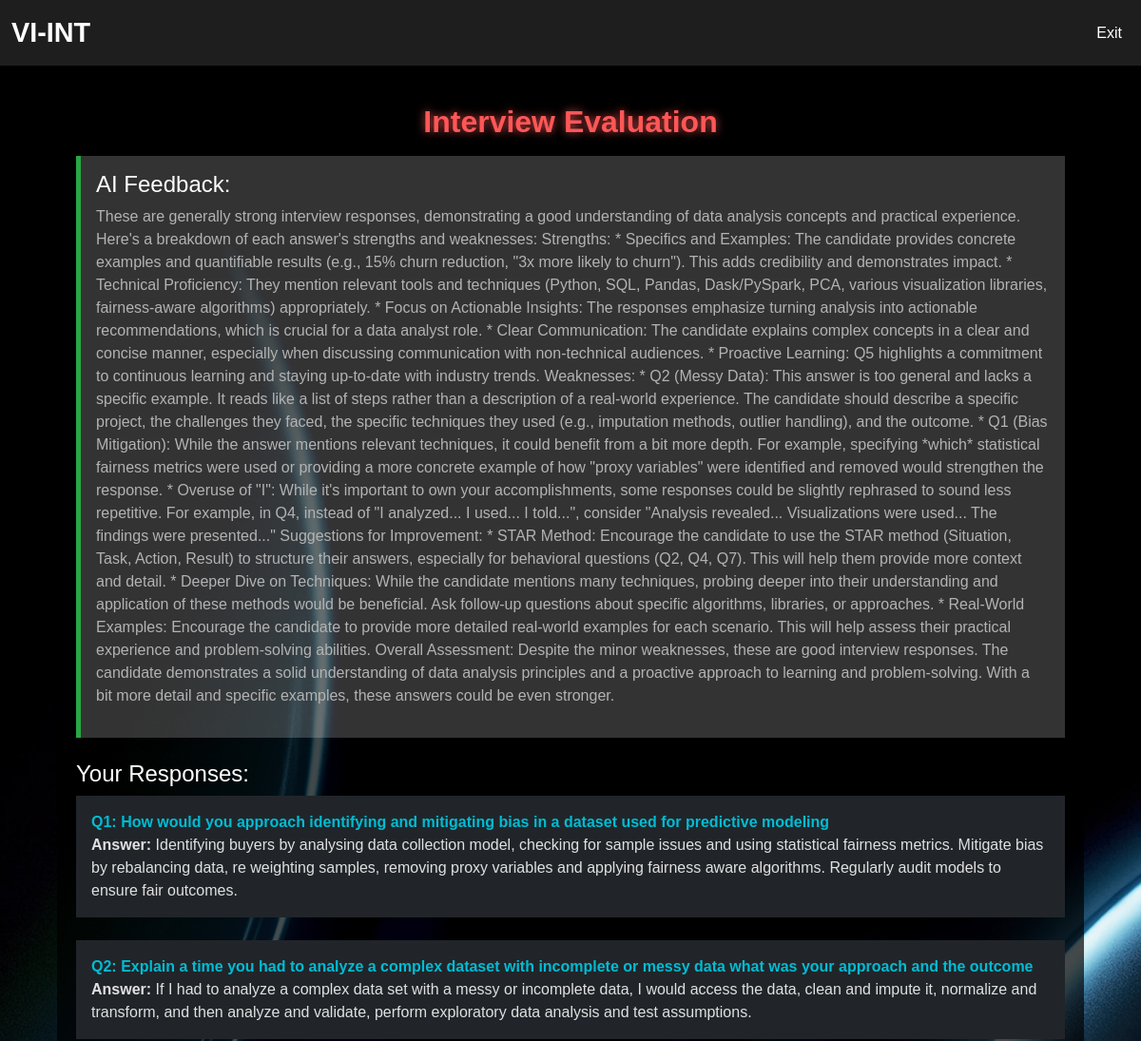
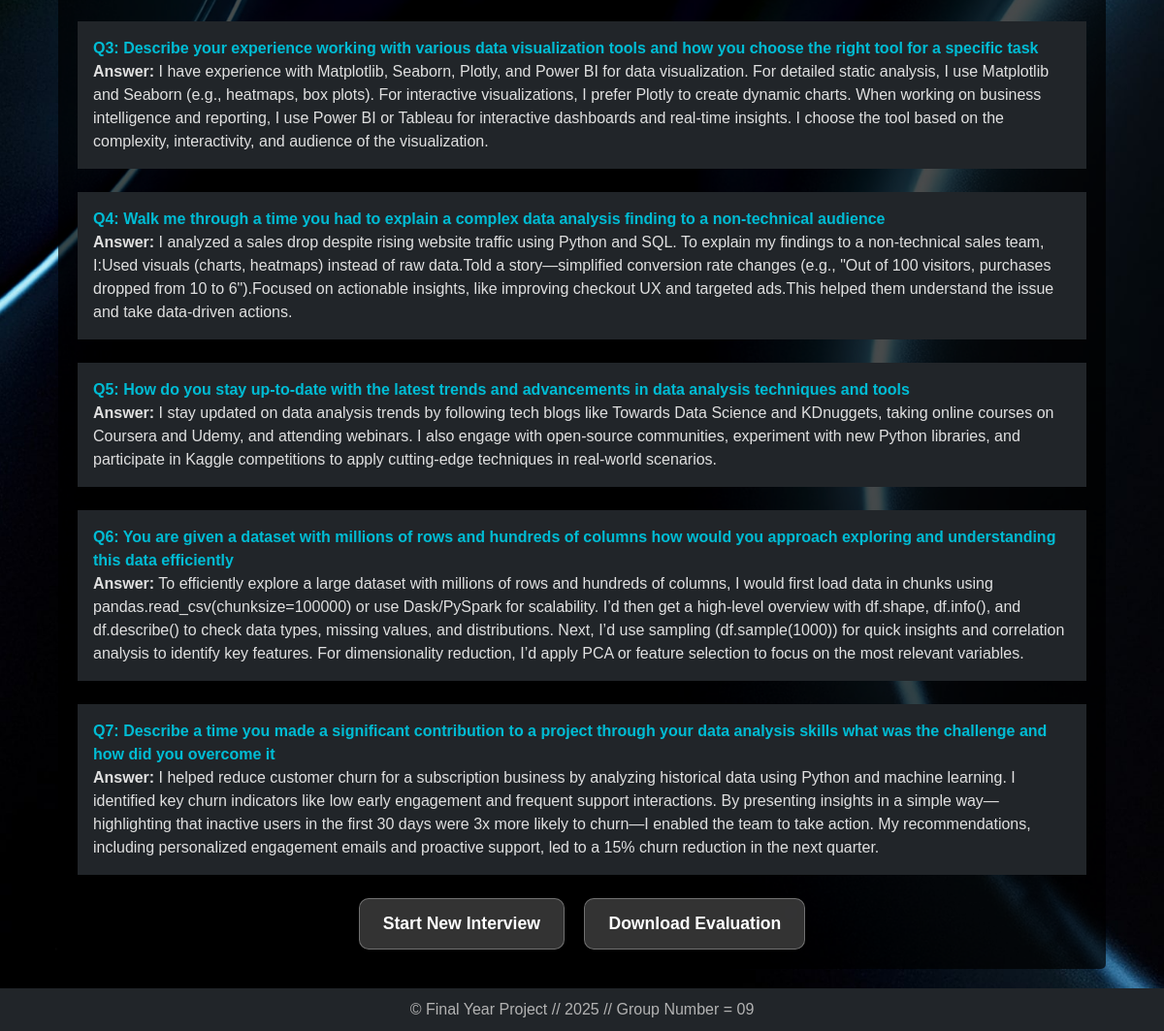
Page /interview/evaluate/55/ (signed in) on the committed database (2 pictures, top to bottom).
### interview/models.py (models this page shows, shortened)
class InterviewSession(models.Model):
    user = models.ForeignKey(User, on_delete=models.CASCADE, related_name="interview_sessions")
    job_profile = models.CharField(max_length=255)
    difficulty = models.CharField(max_length=50, default="Easy")
    created_at = models.DateTimeField(auto_now_add=True)
    evaluated = models.BooleanField(default=False)
    evaluation_feedback = models.TextField(blank=True, null=True)

class InterviewResponse(models.Model):
    session = models.ForeignKey(InterviewSession, on_delete=models.CASCADE, related_name="responses")
    question_number = models.IntegerField()
    question_text = models.TextField()
    answer_text = models.TextField(blank=True, null=True)
    audio_response = models.FileField(upload_to="audio_responses/", blank=True, null=True)

### interview/views.py (the view, shortened to what this page needs)
# urls.py: path('evaluate/<int:session_id>/', evaluate_interview, name='evaluate_interview'),
@login_required
def evaluate_interview(request, session_id):
    session_obj = get_object_or_404(InterviewSession, pk=session_id)
    responses = session_obj.responses.order_by("question_number")
    context = {
        "feedback": session_obj.evaluation_feedback,
        "responses": responses,
    }
    return render(request, "evaluation.html", context)

### templates/evaluation.html (shortened to what this page needs)
{% extends "evaluation_base.html" %}
{% block content %}
    <h2 class="mb-3">Interview Evaluation</h2>
    <div class="feedback p-3">
        <h4 class="mb-2">AI Feedback:</h4>
        <p>{{ feedback }}</p>
    </div>
    <h4 class="mt-4">Your Responses:</h4>
    <ul class="list-unstyled">
        {% for response in responses %}
            <li class="mb-4 p-3 bg-dark text-white">
                <div class="question"><strong>Q{{ response.question_number }}:</strong> {{ response.question_text }}</div>
                <div class="answer"><strong>Answer:</strong> {{ response.answer_text }}</div>
            </li>
        {% endfor %}
    </ul>
{% endblock %}
{% block buttons %}
    <a href="{% url 'start_interview' %}" class="btn btn-primary me-3">Start New Interview</a>
    <button onclick="downloadEvaluation()" class="btn btn-success">Download Evaluation</button>
{% endblock %}

### static/css/styles.css (style rules this page uses)
body { background: url("../images/background.jpg") no-repeat center center fixed; background-size: cover; color: #ffffff; font-family: 'Poppins', sans-serif; margin: 0; display: flex; flex-direction: column; min-height: 50vh; }
.btn, .glass-btn { background: rgba(255, 255, 255, 0.2); backdrop-filter: blur(10px); color: white; text-decoration: none; padding: 12px 24px; border: 1px solid rgba(255, 255, 255, 0.3); border-radius: 10px; font-size: 1.1rem; font-weight: bold; transition: all 0.3s ease-in-out; }
h2 { color: #ff5757; text-shadow: 0 0 10px rgba(255, 87, 87, 0.8); font-weight: bold; text-align: center; }
p { color: #b3b3b3; }
.question { color: #00bcd4; font-weight: bold; }
.answer { color: #e0e0e0; font-size: 16px; }

### rows in the picture
InterviewSession: evaluation_feedback "These are generally strong interview responses, demonstrating a good understanding of data analysis concepts and practical experience. Here's a breakdown of each answer's strengths and weaknesses: Strengths: * Specifics and Examples: The candidate provides concrete examples and quantifiable results (e.g., 15% churn reduction, \"3x more likely to churn\"). This adds credibility and demonstrates impact. * Technical Proficiency: They mention relevant tools and techniques (Python, SQL, Pandas, Dask/PySpark, PCA, various visualization libraries, fairness-aware algorithms) appropriately. * Focus on Actionable Insights: The responses emphasize turning analysis into actionable recommendations, which…"
InterviewResponse: question_number "1", question_text "How would you approach identifying and mitigating bias in a dataset used for predictive modeling", answer_text "Identifying buyers by analysing data collection model, checking for sample issues and using statistical fairness metrics. Mitigate bias by rebalancing data, re weighting samples, removing proxy variables and applying fairness aware algorithms. Regularly audit models to ensure fair outcomes."
InterviewResponse: question_number "2", question_text "Explain a time you had to analyze a complex dataset with incomplete or messy data what was your approach and the outcome", answer_text "If I had to analyze a complex data set with a messy or incomplete data, I would access the data, clean and impute it, normalize and transform, and then analyze and validate, perform exploratory data analysis and test assumptions."
InterviewResponse: question_number "3", question_text "Describe your experience working with various data visualization tools and how you choose the right tool for a specific task", answer_text "I have experience with Matplotlib, Seaborn, Plotly, and Power BI for data visualization. For detailed static analysis, I use Matplotlib and Seaborn (e.g., heatmaps, box plots). For interactive visualizations, I prefer Plotly to create dynamic charts. When working on business intelligence and reporting, I use Power BI or Tableau for interactive dashboards and real-time insights. I choose the tool based on the complexity, interactivity, and audience of the visualization."
InterviewResponse: question_number "4", question_text "Walk me through a time you had to explain a complex data analysis finding to a non-technical audience", answer_text "I analyzed a sales drop despite rising website traffic using Python and SQL. To explain my findings to a non-technical sales team, I:Used visuals (charts, heatmaps) instead of raw data.Told a story—simplified conversion rate changes (e.g., \"Out of 100 visitors, purchases dropped from 10 to 6\").Focused on actionable insights, like improving checkout UX and targeted ads.This helped them understand the issue and take data-driven actions."
InterviewResponse: question_number "5", question_text "How do you stay up-to-date with the latest trends and advancements in data analysis techniques and tools", answer_text "I stay updated on data analysis trends by following tech blogs like Towards Data Science and KDnuggets, taking online courses on Coursera and Udemy, and attending webinars. I also engage with open-source communities, experiment with new Python libraries, and participate in Kaggle competitions to apply cutting-edge techniques in real-world scenarios."
InterviewResponse: question_number "6", question_text "You are given a dataset with millions of rows and hundreds of columns how would you approach exploring and understanding this data efficiently", answer_text "To efficiently explore a large dataset with millions of rows and hundreds of columns, I would first load data in chunks using pandas.read_csv(chunksize=100000) or use Dask/PySpark for scalability. I’d then get a high-level overview with df.shape, df.info(), and df.describe() to check data types, missing values, and distributions. Next, I’d use sampling (df.sample(1000)) for quick insights and correlation analysis to identify key features. For dimensionality reduction, I’d apply PCA or feature selection to focus on the most relevant variables."
InterviewResponse: question_number "7", question_text "Describe a time you made a significant contribution to a project through your data analysis skills what was the challenge and how did you overcome it", answer_text "I helped reduce customer churn for a subscription business by analyzing historical data using Python and machine learning. I identified key churn indicators like low early engagement and frequent support interactions. By presenting insights in a simple way—highlighting that inactive users in the first 30 days were 3x more likely to churn—I enabled the team to take action. My recommendations, including personalized engagement emails and proactive support, led to a 15% churn reduction in the next quarter."
